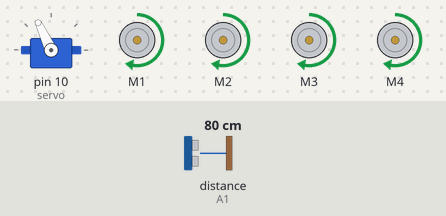
This sketch was run on a simulated Arduino Uno, built with avr-gcc and run on an emulated ATmega328P. On the bench: servo, 4 × DC motor (green arrow = forward, orange = backward, longer = faster). The test bench sets the inputs (shaded band); at power-on: distance to the obstacle (sensor on A1) 80 cm. The echo pulse lasts 58.3 µs per cm.

Above: at 3.9 s.
4.0 s: distance to the obstacle (sensor on A1) set to 17 cm
5.5 s: distance to the obstacle (sensor on A1) set to 13 cm
At 7.0 s:
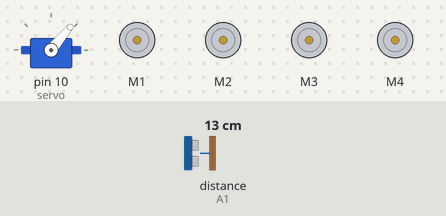
8.5 s: distance to the obstacle (sensor on A1) set to 18 cm
At 8.93 s:
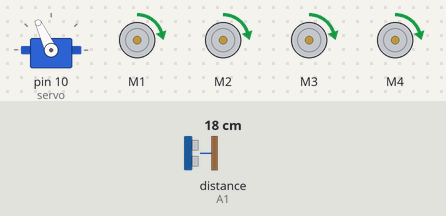
10.7 s: distance to the obstacle (sensor on A1) set to 2 cm
At 13.0 s:
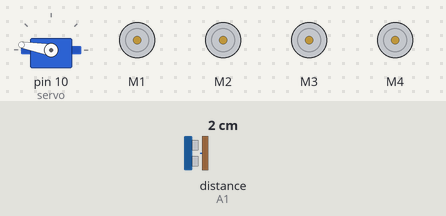
13.7 s: distance to the obstacle (sensor on A1) set to 35 cm
At 15.2 s:
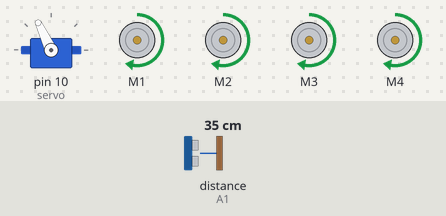
Timing chart, 0 to 16.7 s (numbered marks = the images above; inputs shaded):
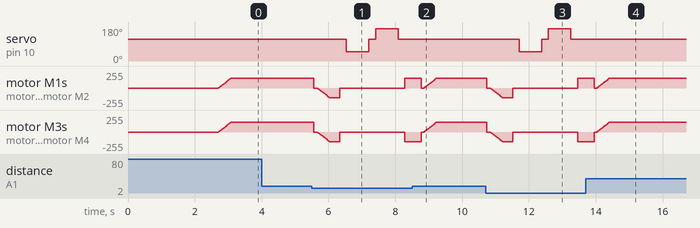

The sketch:

smartcarcodeB.ino
```cpp
#include <Servo.h>
#include <NewPing.h>
#include <AFMotor.h>

#define TRIG_PIN A0 // Arduino pin tied to trigger pin on the ultrasonic sensor.
#define ECHO_PIN A1 // Arduino pin tied to echo pin on the ultrasonic sensor.
#define MAX_DISTANCE 200 // Maximum distance we want to ping for (in centimeters)
#define MAX_SPEED 150
#define MAX_SPEED_OFFSET 20

NewPing sonar(TRIG_PIN, ECHO_PIN, MAX_DISTANCE);

AF_DCMotor motor1(1, MOTOR12_1KHZ);
AF_DCMotor motor2(2, MOTOR12_1KHZ);
AF_DCMotor motor3(3, MOTOR34_1KHZ);
AF_DCMotor motor4(4, MOTOR34_1KHZ);

Servo servo;

int distanceR;
int distanceL;
float distance;
boolean goesForward;
byte speedSet;

void setup() {
  // put your setup code here, to run once:
  Serial.begin(115200);
  servo.attach(10);
  servo.write(115);
  delay(2000);
  distance = readPing();
  delay(100);
  distance = readPing();
  delay(100);
  distance = readPing();
  delay(100);
  distance = readPing();
  delay(100);
}

void loop() {
  // put your main code here, to run repeatedly:
  if(distance<=15)
  {
    moveStop();
    delay(100);
    moveBackward();
    delay(300);
    moveStop();
    delay(200);
    distanceR = lookRight();
    delay(200);
    distanceL = lookLeft();
    delay(200);

      if(distanceR>=distanceL)  //this means that if the distance of the obstacle from distanceR is the same as the distance from distanceL it should change direction
    {
        turnRight();
        moveStop();
    } else
    {
        turnLeft();
        moveStop();
    }
   }
  else    // this is for the frist if, that is, if there is nothing in front of the sensor it should continue moving forward.
 {
  moveForward();
 }
 distance = readPing();
}


int lookRight()   // for the servo to look left to earch for obstacle
{
    servo.write(50);
    delay(500);
    int distance = readPing();
    delay(100);
    servo.write(115);
    return distance;
}

int lookLeft()    //for the servo to look right to search for obstacle
{
    servo.write(170);
    delay(500);
    int distance = readPing();
    delay(100);
    servo.write(115);
    return distance;
    delay(100);
}


int readPing() { //for the ultrasonic sensor to read the ping
  delay(70);
  int cm = sonar.ping_cm(); //Send a ping and get the distance in whole centimeters.
  if(cm==0)
  {
    cm = 250;
  }
  return cm;
}


void moveStop() {
  motor1.run(RELEASE);
  motor2.run(RELEASE);
  motor3.run(RELEASE);
  motor4.run(RELEASE);
  }

void moveForward() {

 if(!goesForward)
  {
    goesForward=true;
    motor1.run(FORWARD);
    motor2.run(FORWARD);
    motor3.run(FORWARD);
    motor4.run(FORWARD);
   for (speedSet = 0; speedSet < MAX_SPEED; speedSet +=2) // slowly bring the speed up to avoid loading down the batteries too quickly
   {
    motor1.setSpeed(speedSet);
    motor2.setSpeed(speedSet);
    motor3.setSpeed(speedSet);
    motor4.setSpeed(speedSet);
    delay(5);
   }
  }
}

void moveBackward() {
    goesForward=false;
    motor1.run(BACKWARD);
    motor2.run(BACKWARD);
    motor3.run(BACKWARD);
    motor4.run(BACKWARD);
  for (speedSet = 0; speedSet < MAX_SPEED; speedSet +=2) // slowly bring the speed up to avoid loading down the batteries too quickly
  {
    motor1.setSpeed(speedSet);
    motor2.setSpeed(speedSet);
    motor3.setSpeed(speedSet);
    motor4.setSpeed(speedSet);
    delay(5);
  }
}

void turnRight() {
  motor1.run(FORWARD);
  motor2.run(FORWARD);
  motor3.run(BACKWARD);
  motor4.run(BACKWARD);
  delay(500);
  motor1.run(FORWARD);
  motor2.run(FORWARD);
  motor3.run(FORWARD);
  motor4.run(FORWARD);
}

void turnLeft() {
  motor1.run(BACKWARD);
  motor2.run(BACKWARD);
  motor3.run(FORWARD);
  motor4.run(FORWARD);
  delay(500);
  motor1.run(FORWARD);
  motor2.run(FORWARD);
  motor3.run(FORWARD);
  motor4.run(FORWARD);
}
```

Measured:
- the behaviour switches between 16 and 15 cm on distance to the obstacle (sensor on A1) (found by bisection; images 0 and 1)
- after the input at 4.0 s, every drawn part: stays the same
- after the input at 5.5 s, servo on pin 10 (servo): 115° → 50° after 1.0 s, → 115° 0.67 s later, → 170° 0.20 s later, → 115° 0.67 s later
- after the input at 8.5 s, servo on pin 10 (servo): stays 115° (without the input it goes to 50° after 1.3 s)
- after the input at 10.7 s, servo on pin 10 (servo): 115° → 50° after 1.0 s, → 115° 0.67 s later, → 170° 0.20 s later, → 115° 0.67 s later
- after the input at 13.7 s, servo on pin 10 (servo): stays 115° (without the input it goes to 50° after 1.3 s)
